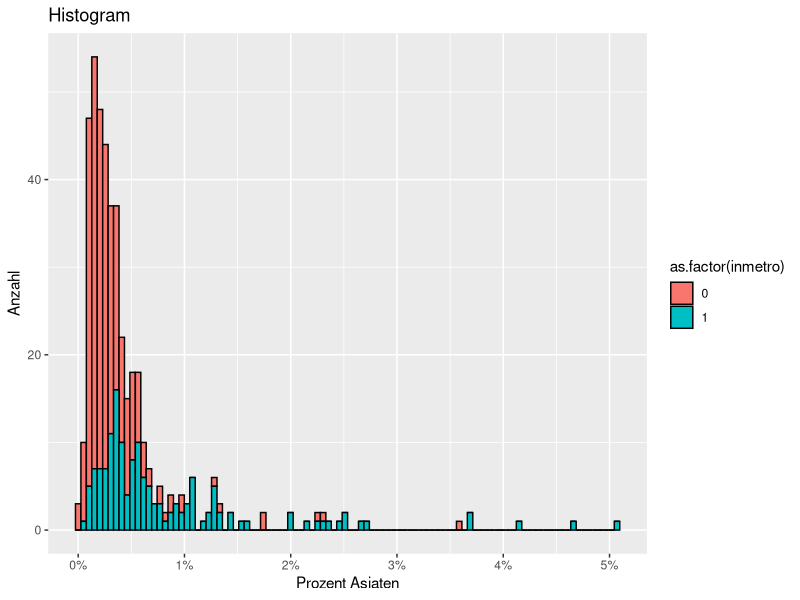
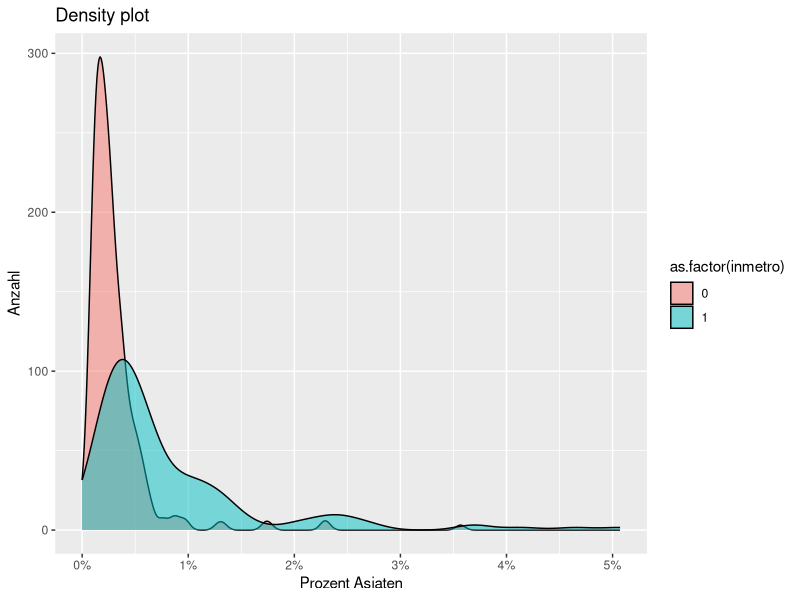
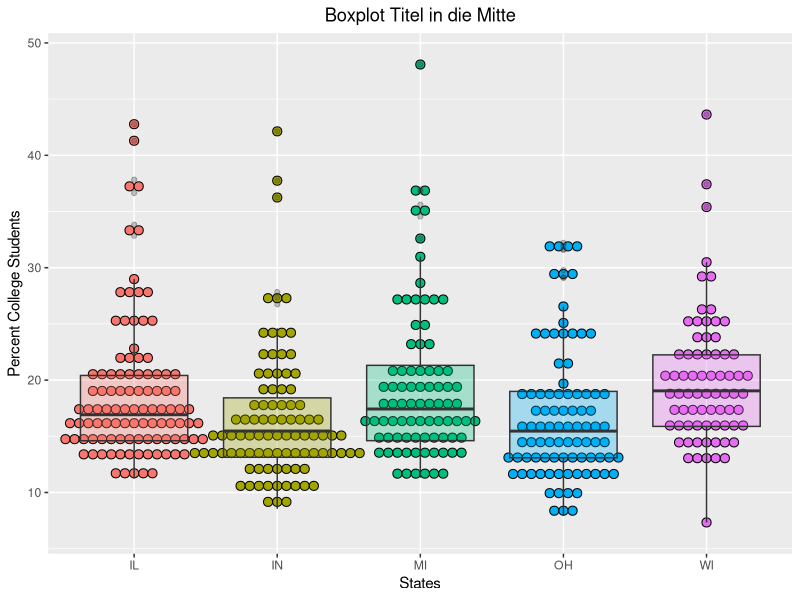

Write R code to recreate these figures, in order. (Note: this script raises an error after producing the figures.)
library(tidyverse)

data(midwest)
midwest <- midwest %>% 
  mutate_at(vars(county, state, inmetro), as.factor)

midwest %>% 
  ggplot(aes(x=percasian/100, fill= as.factor(inmetro))) + 
  geom_histogram(bins=100, color = 1) +
  labs (x="Prozent Asiaten", y = "Anzahl", title = "Histogram") +
  scale_x_continuous(labels = scales::percent) #weil wir library scales nicht importiert haben, können wir auch über [library]::[function] darauf zugreifen, also hier scales::percent
  #ggplot(aes(x=percasian)) + geom_histogram(bins=100, color = 1, fill = "blue")

midwest %>% 
  ggplot(aes(x=percasian/100, fill= as.factor(inmetro))) + 
  geom_density(color = 1, alpha = 0.5) +
  labs (x="Prozent Asiaten", y = "Anzahl", title = "Density plot") +
  scale_x_continuous(labels = scales::percent) 

midwest %>% 
  ggplot(aes(x=state, y = percollege, fill = state)) + 
  geom_dotplot(binaxis = "y", stackdir = "center", dotsize = .6) +
  geom_boxplot(alpha = .3) +
  labs (x="States", y = "Percent College Students") +
  ggtitle("Boxplot Titel in die Mitte") +
  theme(plot.title = element_text(hjust = 0.5)) +
  theme(legend.position="none") #versteckt die Legende

# boxplot
geom_boxplot(alpha = .3) +
  labs (x="States", y = "Percent College Students") +
  ggtitle("Boxplot Titel in die Mitte") +
  theme(plot.title = element_text(hjust = 0.5)) +
  theme(legend.position="none") #versteckt die Legende

# poptotal area
midwest %>% 
  ggplot(aes(x=area, y = poptotal)) + 
  geom_point(alpha = .2) +
  geom_smooth(method="lm") +
  scale_y_log10(label = scales::comma)
  
# poptotal area state (mit facets)
midwest %>% 
  ggplot(aes(x=area, y = poptotal)) + 
  geom_point(alpha = .2) +
  geom_smooth(method="lm") +
  scale_y_log10(label = scales::comma) +
  facet_wrap(vars(state))

# poptotal area state inmetro (mit facets)
midwest %>% 
  ggplot(aes(x=area, y = poptotal)) + 
  geom_point(alpha = .2) +
  geom_smooth(method="lm") +
  scale_y_log10(label = scales::comma) +
  facet_grid(cols=vars(state), rows=vars(inmetro))


#Matrixdarstellung, wenn man mal viele Variablenkorrelationen anschauen will (und noch keine These hat)
library(GGally)
midwest %>% 
  select(percollege, percbelowpoverty,percblack, percasian, inmetro) %>% 
  ggpairs(aes(color=inmetro))
